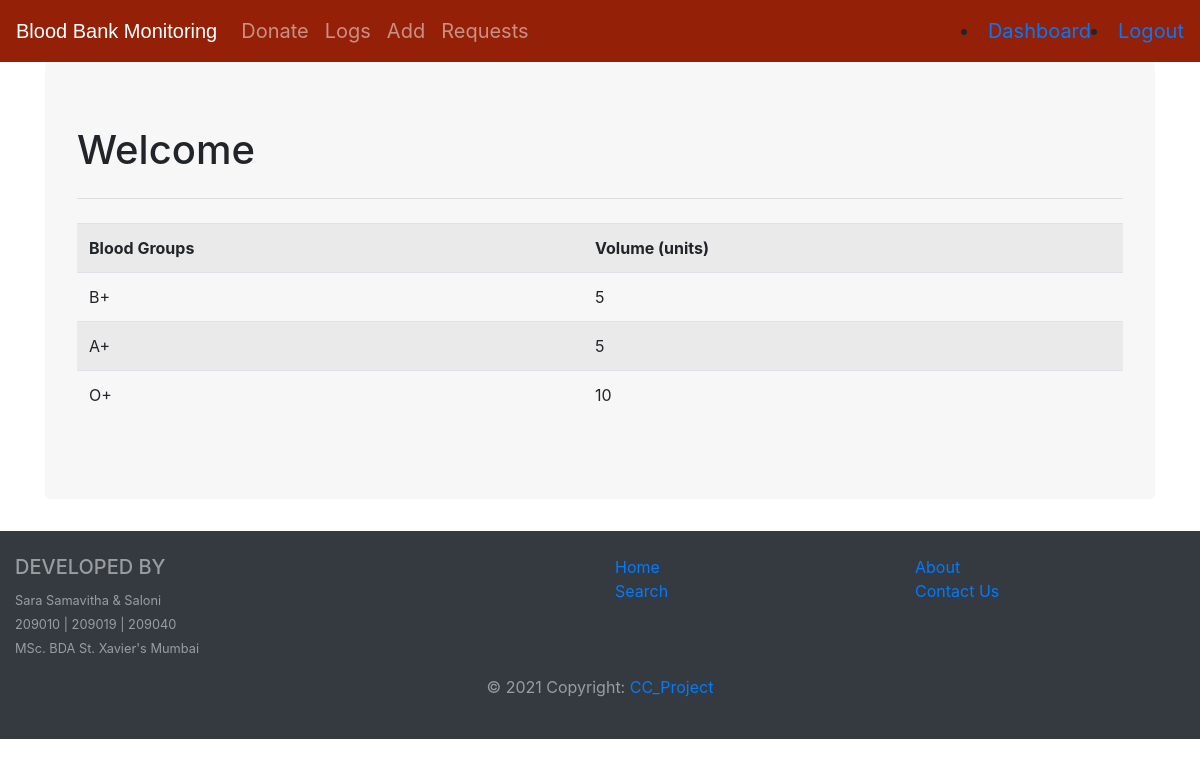
Page /dashboard (signed in) on the earlier database version.
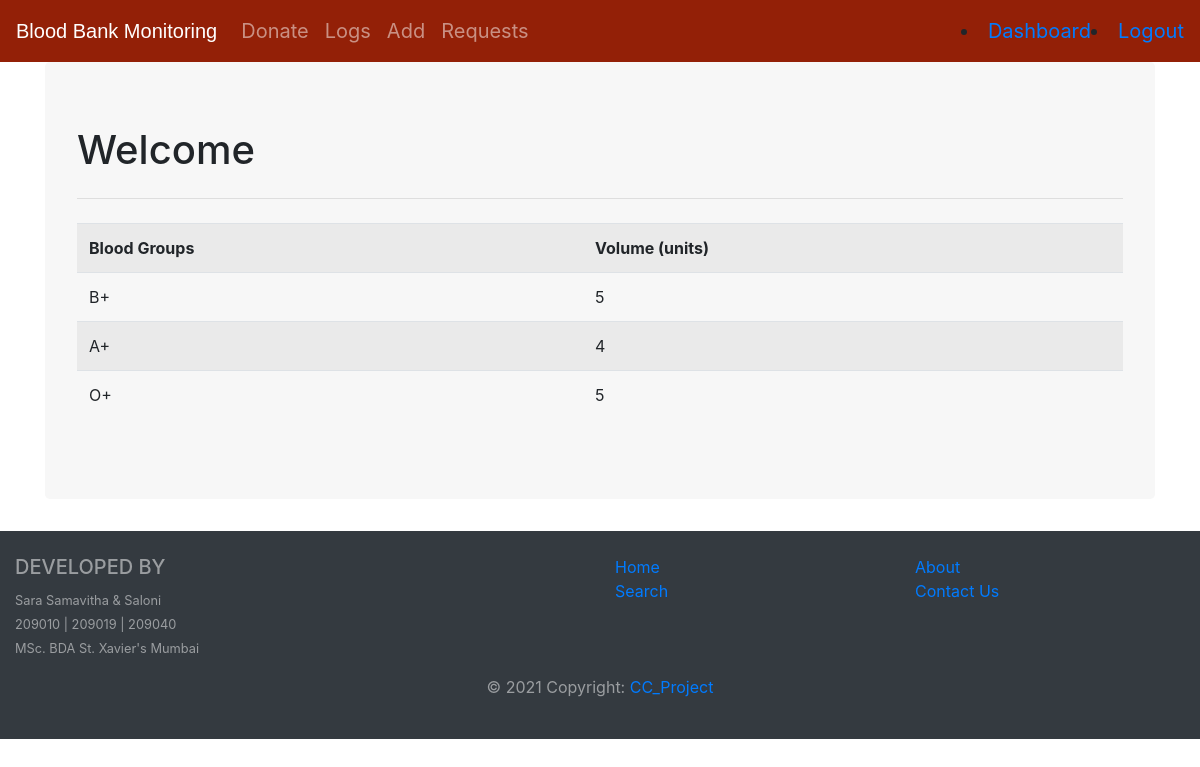
Same page on the later database version.
### models.py (models this page shows, shortened)
class BLOODBANK(db.Model):
    b_group = db.Column(db.String(50), primary_key=True, nullable=False)
    total_packets = db.Column(db.Integer, primary_key=False)

### routes.py (the view)
@app.route('/dashboard')
@is_logged_in
def dashboard():
    result = BLOODBANK.query.first()
    details = BLOODBANK.query.all()
    if result:
        return render_template('dashboard.html',details=details)
    else:
        msg = ' Blood Bank is Empty '
        return render_template('dashboard.html',msg=msg)

### routes.py (called while the page is built)
def is_logged_in(f):
    @wraps(f)
    def wrap(*args, **kwargs):
        if 'logged_in' in session:
            return f(*args, **kwargs)
        else:
            flash('Unauthorized, Please login!', 'danger')
            return redirect(url_for('login'))
    return wrap

### templates/dashboard.html
{% extends 'layout.html' %}
{% block body %}
<div class="jumbotron"style="background-color:#f7f7f7;">
<h1>Welcome {{session.e_id}}</small> </h1>
<hr class="my-4">
<table class="table table-striped">
  <tr>
    <th>Blood Groups</th>
    <th>Volume (units)</th>
  </tr>
  {% for detail in details %}
    <tr>
      <td>{{detail.b_group}}</td>
      <td>{{detail.total_packets}}</td>
    </tr>
  {% endfor %}
</table>
</div>
{% endblock %}

Differences in the rows shown:
changed BLOODBANK "A+": total_packets "5" → "4"
changed BLOODBANK "O+": total_packets "10" → "5"
